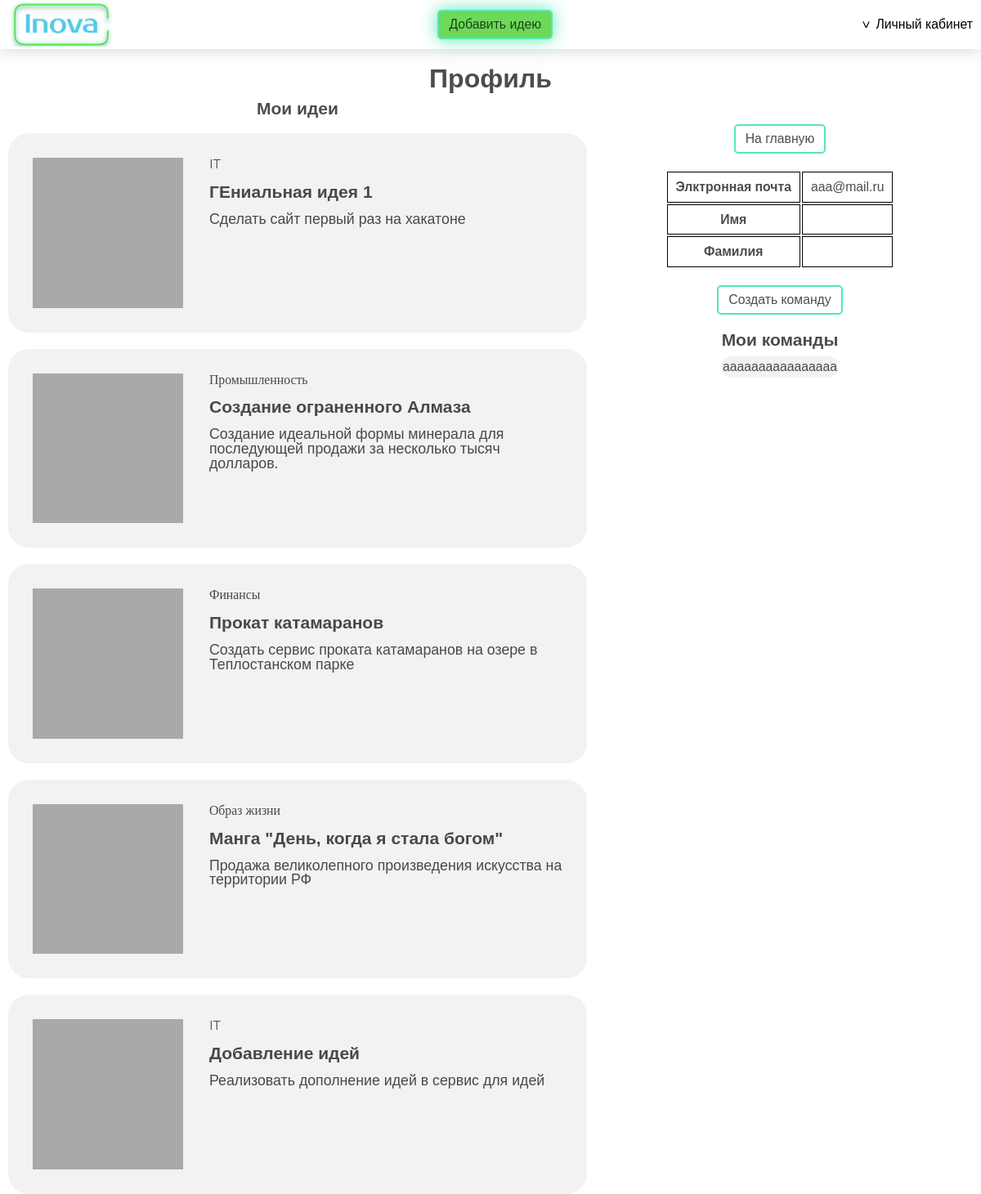
/profile/1 (signed in), run on the app's committed database.
### main/models.py (models this page shows, shortened)
class Ideas(models.Model):
    author = models.ForeignKey(CustomUser, on_delete=models.CASCADE)
    category = models.ForeignKey(Categories, on_delete=models.CASCADE, default=1)
    name = models.CharField(max_length=255)
    description = models.CharField(max_length=1024)
    release_date = models.DateTimeField(auto_now_add=True)
    moderated = models.IntegerField(default=2)
    published = models.BooleanField(default=True)

class Categories(models.Model):
    name = models.CharField(max_length=255)

class CustomUser(AbstractUser):
    username = None
    email = models.EmailField(_('email address'), unique=True)
    USERNAME_FIELD = 'email'
    REQUIRED_FIELDS = []
    objects = CustomUserManager()

class Commands(models.Model):
    name = models.CharField(max_length=255)
    description = models.CharField(max_length=1024)

### main/views.py (the view, shortened to what this page needs)
# urls.py: path('profile/<int:pk>', login_required(views.profile.as_view()), name='profile'),
class profile(DetailView):
    model = CustomUser
    template_name = "main/profile.html"
    context_object_name = 'user'
    def get_context_data(self, **kwargs):
        now_command_id = self.kwargs['pk']
        context = super().get_context_data()
        c_a = AuthorCommands.objects.filter(author_id=self.request.user.id).values()
        command_ids = []
        for i in c_a:
            command_ids.append(i["command_id_id"])
        all_data = []
        data=[]
        ideas = Ideas.objects.filter(author_id = now_command_id)
        context['ideas'] = ideas
        for i in Commands.objects.filter(id__in=command_ids).values():
            data.append(i)
            all_data.append([i["name"], i["id"]])
        context['c_a'] = c_a
        context['teams'] = data
        return context

### main/templates/main/profile.html (shortened to what this page needs)
{% extends 'main/base.html' %}
{% load static %}
{% block nav %}
<div class="header">
  <div class="container">
    <a href="{% url 'home' %}" class="header__logo"></a>
    <a href="{% url 'add_idea' %}" class="header__add-project-button button">
      Добавить идею
    </a>
    {% if user.is_authenticated %}
    <div class="header__profile">
      <button class="header__profile-link">Личный кабинет</button>
    </div>
    {% endif %}
  </div>
</div>
{% endblock nav %}
{% block content %}
<div class="profile">
  <div class="profile__title">Профиль</div>
  <div class="container">
    <div class="profile__ideas">
      {% if ideas %}
      <div class="proj__title">Мои идеи</div>
      {% else %}
      <div class="proj__title">Моих идеий нет</div>
      {% endif %}
      {% for item in ideas %}
      <div class="proj-item">
        <a href="{% url 'ideas' item.id %}" class="proj-item__img-place">
          <div class="proj-item__img"></div>
        </a>
        <div class="proj-item__info">
          <div class="proj-item__specialization">{{item.category.name}}</div>
          <a href="{% url 'ideas' item.id %}" class="proj-item__title">
            <h1>
              {{item.name}}
            </h1>
          </a>
          <div class="proj-item__description">
            {{item.description}}
          </div>
        </div>
      </div>
      {% endfor %}
    </div>
    <div class="profile__info">
      <a href="{% url 'home' %}" class="profile__return button">На главную</a>
      <table class="profile__table">
        <tr>
          <th>Элктронная почта</th>
          <td>{{ user.email }}</td>
        </tr>
        <tr>
          <th>Имя</th>
          <td>{{ user.first_name }}</td>
        </tr>
        <tr>
          <th>Фамилия</th>
          <td>{{ user.last_name }}</td>
        </tr>
      </table>
      {% if user.id != request.user.id %}
      <form method="POST">
        {% csrf_token %}
        <button class="button">Добавить в команду</button>
      </form>
      {% else %}
      <a href="{% url 'add_team' %}" class="button">Создать команду</a>
      {% endif %}
      {% if user.id == request.user.id %}
      <div class="profile__teams">
        <div class="profile__teams-title">Мои команды</div>
        {% for item in teams %}
        <a href="{% url 'team' item.id %}" class="profile__team">
          <div class="profile__team-item">{{item.name}}</div>
        </a>
        {% endfor %}
      </div>
      {% endif %}
    </div>
  </div>
</div>
{% endblock content %}

### main/static/css/style.css (style rules this page uses)
* { padding: 0; margin: 0; border: 0; }
*, *::after, *::before { box-sizing: border-box; }
html, body { height: 100%; width: 100%; font-size: 100%; line-height: 1; font-size: 14px; -ms-text-size-adjust: 100%; -moz-text-size-adjust: 100%; -webkit-text-size-adjust: 100%; }
input, button, textarea { font-family: inherit; }
button { cursor: pointer; }
a, a:visited { text-decoration: none; color: inherit; }
h1, h2, h3, h4, h5, h6 { font-size: inherit; font-weight: 400; }
:root { --text-color: rgba(0, 0, 0, 0.7); --main-color: #54cae8; --main-color-v2: #56d1c9; --sec-color: #54e8b4; --sec-color-v2: #50de84; --alt-color: rgba(0, 0, 0, 0.5); --color-accent-fg: #0969da; --alert-color: #E92731; --alert-color-v2: #F7555D; --font-size-normal: clamp(0.625rem, 0.268rem + 1.14vw, 1.125rem); --font-size-title: clamp(1rem, 0.643rem + 1.14vw, 1.5rem); }
body { color: var(--text-color); font-family: sans-serif; font-weight: 300px; font-size: var(--font-size-normal); }
.container { max-width: 1400px; margin: 0 auto; padding: 0 10px; }
.button { border: 2px solid var(--sec-color); padding: 8px 12px; border-radius: 5px; background-color: transparent; font-size: var(--font-size-normal); transition: background 0.2s; }
.header { z-index: 10; position: fixed; background: #fff; filter: drop-shadow(0 0 10px rgba(104, 104, 104, 0.3)); height: 60px; width: 100%; top: 0; }
.header .container { display: flex; justify-content: space-between; align-items: center; height: 100%; }
.header__logo { background: url(../img/logo2.png) center/100% no-repeat; width: 130px; height: 90%; }
.header__add-project-button { background: #fff; filter: drop-shadow(0 0 10px var(--sec-color)); background-color: rgb(108, 217, 89); }
.header__profile { position: relative; }
.header__profile-link { font-size: var(--font-size-normal); position: relative; height: 100%; display: flex; align-items: center; justify-content: center; background: transparent; transition: all 0.3s; }
.header__profile-link::before { transition: all 0.3s; content: ">"; position: absolute; top: 50%; left: -15%; transform: translate(0, -50%) rotate(90deg); border-radius: 100vh; }
.proj__title { text-align: center; font-size: var(--font-size-title); font-weight: 700; }
.proj-item { padding: 30px; background-color: rgba(0, 0, 0, 0.05); display: flex; flex-grow: 1; border-radius: 25px; }
.proj-item__img-place { width: 33.3333%; padding-right: 5%; display: flex; justify-content: center; align-items: center; }
.proj-item__img { background: rgba(0, 0, 0, 0.3); width: 100%; padding-top: 100%; }
.proj-item__info { display: flex; flex-direction: column; gap: 15px; flex-grow: 1; width: 66.6666%; }
.proj-item__specialization { font-family: "Montserrat"; }
.proj-item__title h1 { font-weight: 700; font-size: var(--font-size-title); }
.proj-item__description { font-size: calc(var(--font-size-normal) + 2px); }
.profile { padding-top: 70px; }
.profile__title { text-align: center; padding-top: 10px; font-size: 32px; font-weight: 700; }
.profile .container { display: flex; margin-top: 10px; }
.profile__ideas { width: 60%; display: flex; flex-direction: column; gap: 20px; }
.profile__info { width: 40%; display: flex; flex-direction: column; align-items: center; margin-top: 30px; gap: 20px; }
.profile__table { text-align: center; }
.profile__table tr th { padding: 10px; border: 1px solid #000; }
.profile__table tr td { padding: 10px; border: 1px solid #000; }
.profile__teams { display: flex; flex-direction: column; gap: 10px; }
.profile__teams-title { font-weight: 700; font-size: var(--font-size-title); }
.profile__team { background: rgba(0, 0, 0, 0.05); border-radius: 10px; display: flex; flex-direction: column; align-items: center; gap: 10px; padding-block: 5px; transition: all 0.2s; }

### data on the page
Ideas: category.name "IT", name "ГЕниальная идея 1", description "Сделать сайт первый раз на хакатоне"
Ideas: category.name "Промышленность", name "Создание ограненного Алмаза", description "Создание идеальной формы минерала для последующей продажи за несколько тысяч долларов."
Ideas: category.name "Финансы", name "Прокат катамаранов", description "Создать сервис проката катамаранов на озере в Теплостанском парке"
Ideas: category.name "Образ жизни", name "Манга \"День, когда я стала богом\"", description "Продажа великолепного произведения искусства на территории РФ"
Ideas: category.name "IT", name "Добавление идей", description "Реализовать дополнение идей в сервис для идей"
CustomUser: email "aaa@mail.ru"
Commands: name "aaaaaaaaaaaaaaaa"
